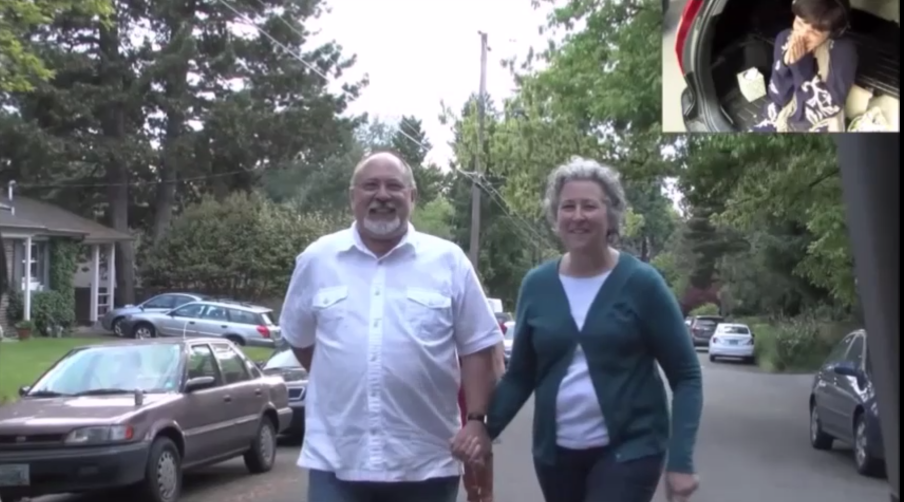
#> input picture Abhi1625_p2/2faces.png, 1808 x 1004 px, found by its file name (shown at 1/2 size)
$ jupyter execute --allow-errors Untitled.ipynb
#> lines starting #> are read from the running program, lines starting #| are printed output that depends on the picture; pictures that were not available may be replaced by others from this repository, and a replacement may not be noted
[cell 1]
try:
    sys.path.remove('/opt/ros/kinetic/lib/python2.7/dist-packages')
except:
    pass

import cv2
import dlib
import numpy as np
import imutils
from imutils import face_utils
import matplotlib.pyplot as plt

[cell 2]
#initialize facial detector
# detector = dlib.get_frontal_face_detector()
# predictor = dlib.shape_predictor('/home/abhinav/CMSC-733/Abhi1625_p2/shape_predictor.dat')

[cell 3]
# [7 lines of commented-out code are left out]

[cell 4]
def features(img):
    #initialize facial detector
    gray = cv2.cvtColor(img, cv2.COLOR_BGR2GRAY)
    gray = cv2.resize(gray,(200,200))
    img = cv2.resize(img,(200,200))

    detector = dlib.get_frontal_face_detector()
    predictor = dlib.shape_predictor('/home/abhinav/CMSC-733/Abhi1625_p2/shape_predictor.dat')
    rects = detector(gray,1)


    img = cv2.cvtColor(img, cv2.COLOR_BGR2RGB)
    for (i,rect) in enumerate(rects):

        shape = predictor(gray,rect)
        shape = face_utils.shape_to_np(shape)


        (x,y,w,h) = face_utils.rect_to_bb(rect)
        cv2.rectangle(img,(x,y),(x+w,y+h),(0,255,0),2)


        for (x,y) in shape:
            cv2.circle(img,(x,y),2,(0,0,255),-1)
    return img, shape

[cell 5]
img = cv2.imread('/home/abhinav/CMSC-733/Abhi1625_p2/2faces.png')
#> img is the input picture: shape (1004, 1808, 3); mean B, G, R 116.4, 111.6, 107.5

gray = cv2.cvtColor(img, cv2.COLOR_BGR2GRAY)
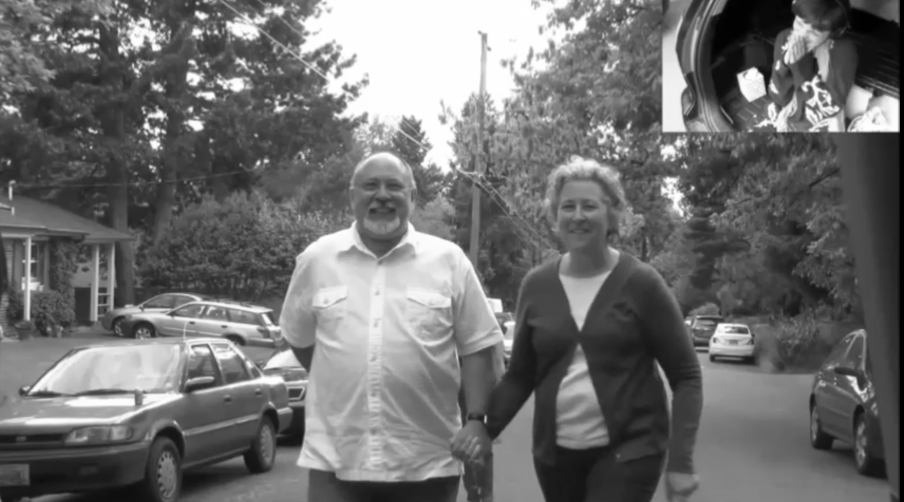
#> gray: shape (1004, 1808) (shown at 1/2 size); min 0, max 255, mean 110.9
# gray = cv2.resize(gray,(200,200))
# img = cv2.resize(img,(200,200))

#> (the rest of this cell did not finish here and is left out)

#> (a cell that did not finish here is left out)

#> (a cell that did not finish here is left out)

#> (a cell that did not finish here is left out)

#> (a cell that did not finish here is left out)

[cell 10]
img_src = cv2.imread('/home/abhinav/CMSC-733/Abhi1625_p2/chahat_c.jpeg')
img_tar = cv2.imread('/home/abhinav/CMSC-733/Abhi1625_p2/nitin.jpg')
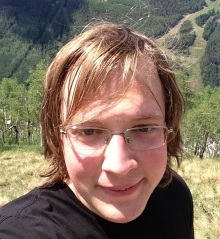
#> input picture temp files/imgs/anton.jpg, 220 x 239 px, given in place of nitin.jpg, which was not available
#> img_tar is the input picture: shape (239, 220, 3); mean B, G, R 95.8, 111.7, 130.2
img_source = cv2.resize(img_src,(200,200))
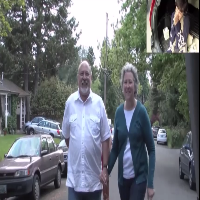
#> img_source: shape (200, 200, 3); mean B, G, R 116.4, 111.6, 107.4
img_source = cv2.cvtColor(img_source,cv2.COLOR_BGR2RGB)
img_target = cv2.resize(img_tar,(200,200))
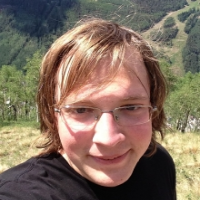
#> img_target: shape (200, 200, 3); mean B, G, R 95.7, 111.5, 130
img_target = cv2.cvtColor(img_target,cv2.COLOR_BGR2RGB)
img1 = img_src.copy()
img2 = img_tar.copy()

#> (the rest of this cell did not finish here and is left out)

#> in features, `gray = cv2.resize(gray,(200,200))`:
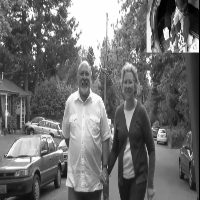
#> gray: shape (200, 200); min 0, max 255, mean 110.9
img2,shape2 = features(img2)

[cell 11]
# [35 lines of commented-out code are left out]

#> (a cell that did not finish here is left out)

[cell 13]
plt.imshow(img_source)

[cell 14]
plt.imshow(img_target)

[cell 15]
plt.rcParams["figure.figsize"] = (10,10)
plt.imshow(img1)

[cell 16]
plt.rcParams["figure.figsize"] = (10,10)
plt.imshow(img2)

[cell 17]
#Thin Plate Splines
import math
import sys
def U(r):
    return (r**2)*(math.log(r**2))
# [17 lines left out: function TPS_generate, not called in this run]

[cell 18]
# plt.imshow(K)

#> (a cell that did not finish here is left out)

[cell 20]
# [10 lines left out: function mask_from_points, not called in this run]

[cell 21]
w, h = img_target.shape[:2]
#> w = 200; h = 200
# ## Mask for blending
#> (the rest of this cell did not finish here and is left out)
